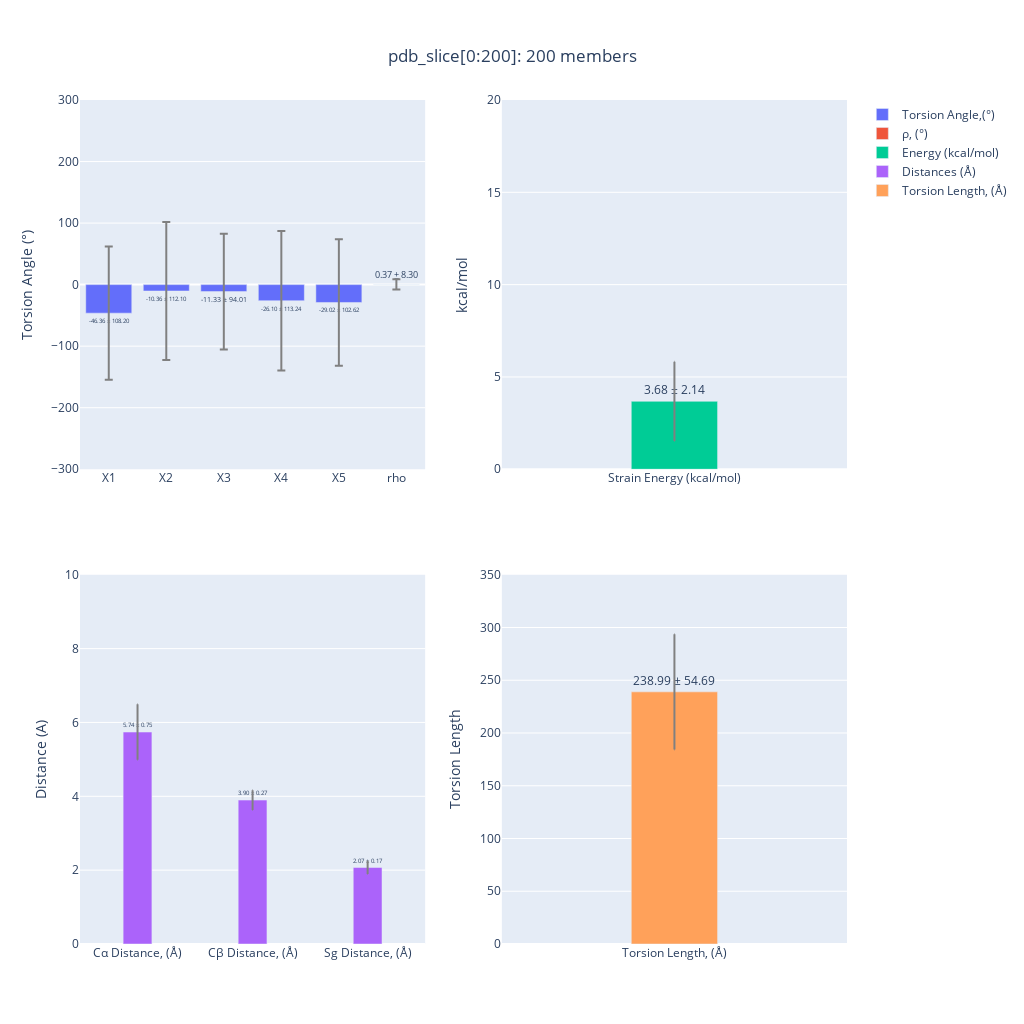

Notebook code for this chart:
### Code cell
sslist.display_torsion_statistics()

### Figure 1 — Plotly figure (JSON) as saved in the notebook; plotly's stock layout.template omitted (floating-point values rounded to 4 significant figures)
{"data": [{"error_y": {"array": [108.2, 112.1, 94.01, 113.2, 102.6, 54.69], "color": "gray", "thickness": 2, "type": "data", "visible": true}, "name": "Torsion Angle,(°) ", "textposition": "outside", "texttemplate": "%{y:.2f} ± %{error_y.array:.2f}", "type": "bar", "x": ["X1", "X2", "X3", "X4", "X5"], "xaxis": "x", "y": [-46.36, -10.36, -11.33, -26.1, -29.02], "yaxis": "y"}, {"error_y": {"array": [8.303], "color": "gray", "thickness": 2, "type": "data", "visible": true}, "name": "ρ, (°)", "textposition": "outside", "texttemplate": "%{y:.2f} ± %{error_y.array:.2f}", "type": "bar", "x": ["rho"], "xaxis": "x", "y": [0.372], "yaxis": "y"}, {"error_y": {"array": [2.144], "color": "gray", "thickness": 2, "type": "data", "visible": true, "width": 0.25}, "name": "Energy (kcal/mol)", "textposition": "outside", "texttemplate": "%{y:.2f} ± %{error_y.array:.2f}", "type": "bar", "width": 0.25, "x": ["Strain Energy (kcal/mol)"], "xaxis": "x2", "y": [3.681], "yaxis": "y2"}, {"error_y": {"array": [0.7515, 0.2693, 0.1737], "color": "gray", "thickness": 2, "type": "data", "visible": true, "width": 0.25}, "name": "Distances (Å)", "textposition": "outside", "texttemplate": "%{y:.2f} ± %{error_y.array:.2f}", "type": "bar", "width": 0.25, "x": ["Cα Distance, (Å)", "Cβ Distance, (Å)", "Sg Distance, (Å)"], "xaxis": "x3", "y": [5.74, 3.898, 2.073], "yaxis": "y3"}, {"error_y": {"array": [54.69], "color": "gray", "thickness": 2, "type": "data", "visible": true, "width": 0.25}, "name": "Torsion Length, (Å)", "textposition": "outside", "texttemplate": "%{y:.2f} ± %{error_y.array:.2f}", "type": "bar", "width": 0.25, "x": ["Torsion Length, (Å)"], "xaxis": "x4", "y": [239.0], "yaxis": "y4"}], "layout": {"height": 1024, "title": {"text": "pdb_slice[0:200]: 200 members", "x": 0.5, "xanchor": "center", "yanchor": "top"}, "width": 1024, "xaxis": {"anchor": "y", "domain": [0, 0.45]}, "xaxis2": {"anchor": "y2", "domain": [0.55, 1]}, "xaxis3": {"anchor": "y3", "domain": [0, 0.45]}, "xaxis4": {"anchor": "y4", "domain": [0.55, 1]}, "yaxis": {"anchor": "x", "domain": [0.5625, 1], "range": [-300, 300], "title": {"text": "Torsion Angle (°)"}}, "yaxis2": {"anchor": "x2", "domain": [0.5625, 1], "range": [0, 20], "title": {"text": "kcal/mol"}}, "yaxis3": {"anchor": "x3", "domain": [0, 0.4375], "range": [0, 10], "title": {"text": "Distance (A)"}}, "yaxis4": {"anchor": "x4", "domain": [0, 0.4375], "range": [0, 350], "title": {"text": "Torsion Length"}}}}
